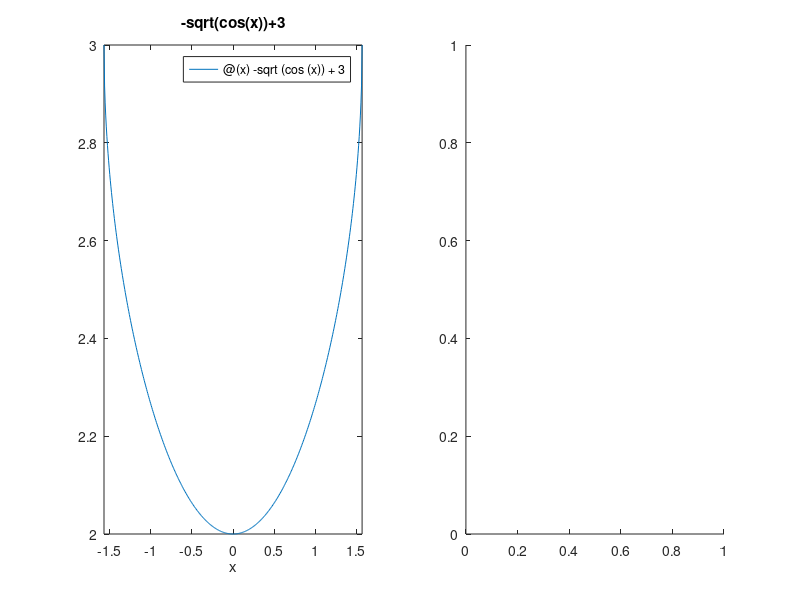

Recreate this plot in MATLAB. (Note: this script raises an error after producing the figure.)
%%1.
x =[[2  1+2*1i ],
   [-0.45  5 ]]

z1 = 1/2*log(x+sqrt(1+x^2))+eye(2)

%%2.
A = [[12 34 -4],
     [34 7 87],
     [3 65 7]]
B = [[1 4 7],
    [2 5 8],
    [3 6 9]]
%a
z2 = A*B
%b
z3 = A.*B
%c
z4 = A^3
%d
z5 = A.^3
%e
z6 = [A([1,3],:);B^2]
%f
z7 = eig(B)
%g
z8 = det(A)

%%3.
%1
A3 = [[1/2 1/3 1/4],
      [1/3 1/4 1/5],
      [1/4 1/5 1/6]]
  
C3 = [0.95 0.67 0.52].'
B3 = A3\C3

x1 = B3(1)
x2 = B3(2) 
x3 = B3(3)
%2
A3 = [[1/2 1/3 1/4],
      [1/3 1/4 1/5],
      [1/4 1/5 1/6]]
  
C3 = [0.95 0.67 0.53].'
B3 = A3\C3

x1 = B3(1)
x2 = B3(2) 
x3 = B3(3)

%%4.
H = hilb(9)

%%5.
subplot(1,2,1)
fplot(@(x) -sqrt(cos(x))+3,[-pi/2,pi/2])
title('-sqrt(cos(x))+3');
xlabel('x');

subplot(1,2,2)
syms x y
ezplot((x.^2/(2^2))-(y.^2/(4^2)),[-2,2,-4,4])

